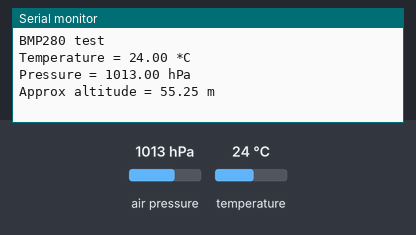
A sketch run on a simulated Arduino Uno, built with avr-gcc and run on an emulated ATmega328P. Parts: the last lines printed to the serial monitor. Inputs (shaded band) come from the test bench; at power-on: air pressure 1013 hPa, temperature 24 °C.

Above: at 1.2 s.
1.3 s: air pressure set to 952 hPa
At 2.9 s:
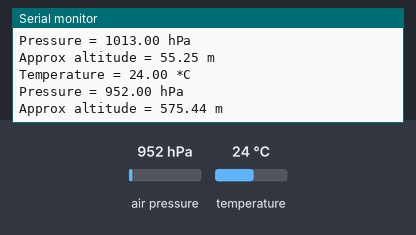
3.6 s: temperature set to 12 °C
At 4.9 s:
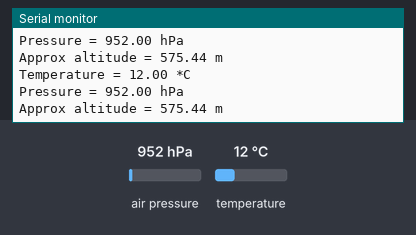
5.9 s: air pressure set to 975 hPa
At 6.9 s:
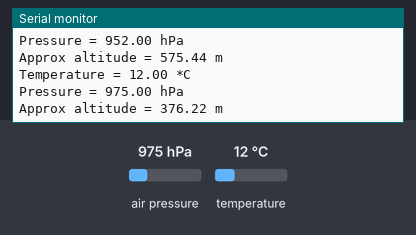
Timing chart, 0 to 8.9 s (numbered marks = the images above; inputs shaded):
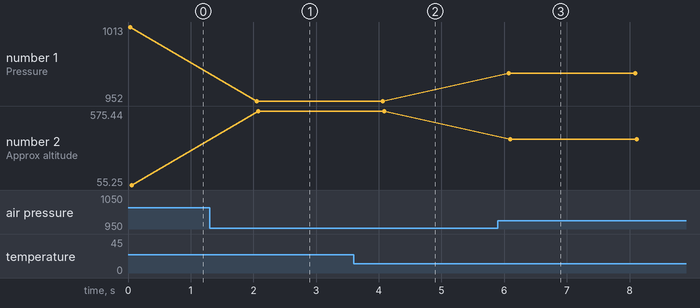

The sketch:

bme280.ino
```cpp
#include <Adafruit_BMP280.h>

Adafruit_BMP280 bmp; // I2C Interface

void setup() {
  Serial.begin(9600);
  Serial.println(F("BMP280 test"));

  //if (!bmp.begin()) {
  if (!bmp.begin(0x76,0x58)) {
    Serial.println(F("Could not find a valid BMP280 sensor, check wiring!"));
    while (1);
  }

  /* Default settings from datasheet. */
  bmp.setSampling(Adafruit_BMP280::MODE_NORMAL,     /* Operating Mode. */
                  Adafruit_BMP280::SAMPLING_X2,     /* Temp. oversampling */
                  Adafruit_BMP280::SAMPLING_X16,    /* Pressure oversampling */
                  Adafruit_BMP280::FILTER_X16,      /* Filtering. */
                  Adafruit_BMP280::STANDBY_MS_500); /* Standby time. */
}

void loop() {
    Serial.print(F("Temperature = "));
    Serial.print(bmp.readTemperature());
    Serial.println(" *C");

    Serial.print(F("Pressure = "));
    Serial.print(bmp.readPressure()/100); //displaying the Pressure in hPa, you can change the unit
    Serial.println(" hPa");

    Serial.print(F("Approx altitude = "));
    Serial.print(bmp.readAltitude(1019.66)); //The "1019.66" is the pressure(hPa) at sea level in day in your region
    Serial.println(" m");                    //If you don't know it, modify it until you get your current altitude

    Serial.println();
    delay(2000);
}
```

Measured:
- after the input at 1.3 s, the serial monitor: prints a new line after 0.75 s (image 1)
- after the input at 3.6 s, the serial monitor: prints a new line after 0.44 s (image 2)
- after the input at 5.9 s, the serial monitor: prints a new line after 0.18 s (image 3)
- plotted number 1: 1013 → 952 after the input at 1.3 s, 952 → 975 after the input at 5.9 s
- plotted number 2: 55.25 → 575.44 after the input at 1.3 s, 575.44 → 376.22 after the input at 5.9 s
